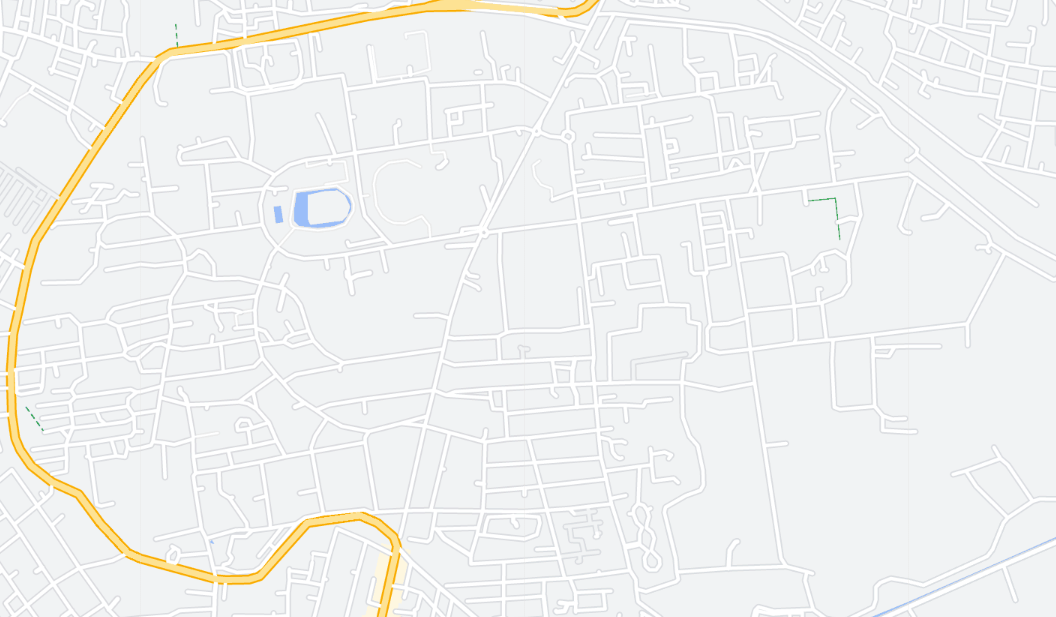
#> input picture map2.png, 1056 x 617 px
$ python path_planner.py
#> lines starting #> are read from the running program, lines starting #| are printed output that depends on the picture; after the words box and inside, x2 and y2 are one past the last pixel; in counts of white or black regions, pixels touching at a corner belong together
import cv2
import numpy as np
import heapq

img=cv2.imread('map2.png')
#> img is the input picture: shape (617, 1056, 3); mean B, G, R 240.2, 241.3, 240.5
img=cv2.resize(img,(1080,620))
#> img: shape (620, 1080, 3)
img1=img.copy()

gray_scale=cv2.cvtColor(img,cv2.COLOR_BGR2GRAY)
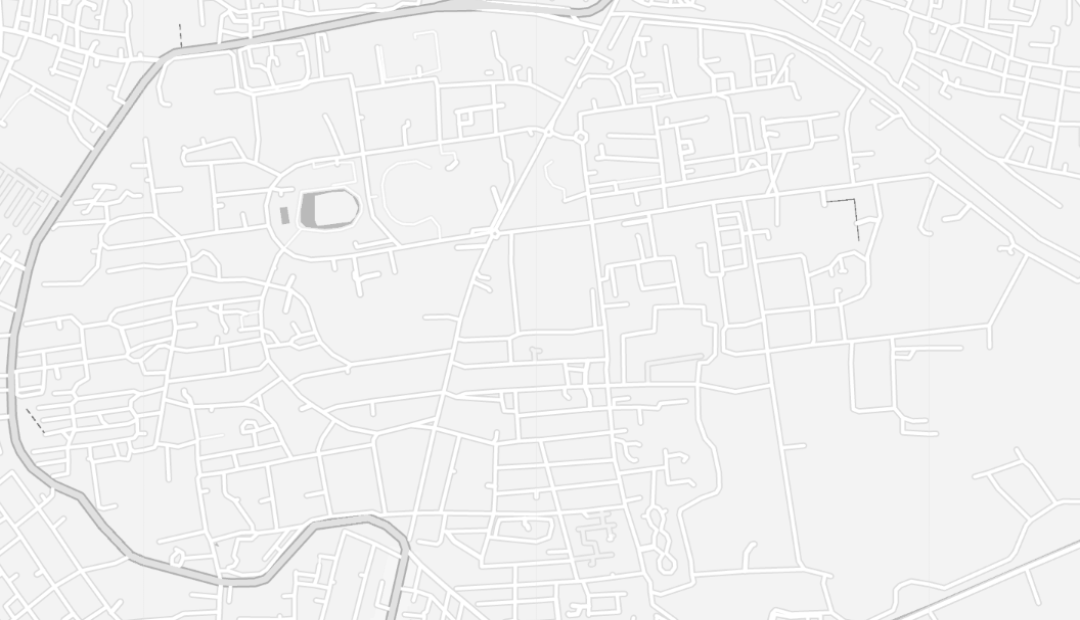
#> gray_scale: shape (620, 1080); min 129, max 255, mean 241.3
ret,b_img=cv2.threshold(gray_scale,243,255,cv2.THRESH_BINARY)
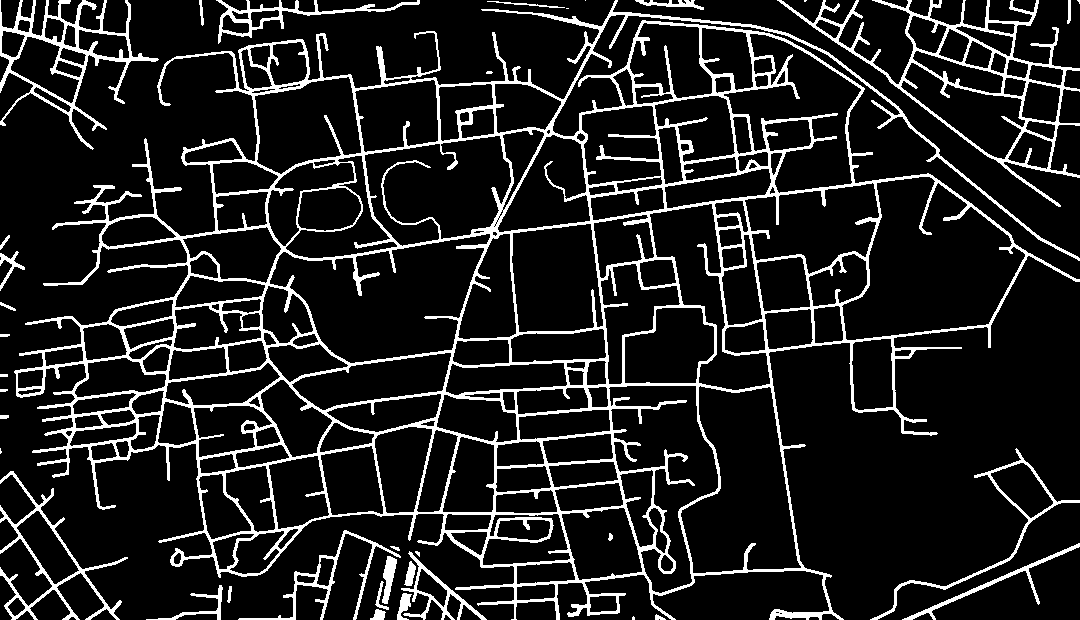
#> b_img: shape (620, 1080); 12.6% white; 38 white regions (8 under 20 px), largest, box (x1, y1, x2, y2) and area: (14, 0, 1080, 620) 63833, (777, 0, 1080, 207) 6160, (0, 0, 159, 150) 3765
obstacles=np.argwhere(b_img==0)
#> obstacles = 585136 pairs, first value 0 to 619, second value 0 to 1079
obstacles=np.array(obstacles)
obstacles=np.fliplr(obstacles)
#> obstacles = 585136 pairs, first value 0 to 1079, second value 0 to 619

source=np.array([586,136])
goal=np.array([250,300])
# goal=np.array([790,149])
# goal=np.array([680,549])

img=cv2.circle(img,source,3,(255,0,0),-1)
#> img: shape (620, 1080, 3); mean B, G, R 240.2, 241.3, 240.5
img=cv2.circle(img,goal,3,(255,0,0),-1)
#> img: shape (620, 1080, 3); mean B, G, R 240.2, 241.3, 240.5
img1=cv2.circle(img1,source,3,(255,0,0),-1)
img1=cv2.circle(img1,goal,3,(255,0,0),-1)

def sampling(x):
    scale=130-x
    x=int(np.random.normal(goal[0],scale))
    y=int(np.random.normal(goal[1],scale))
    # x=int(np.random.uniform(0,1080))
    # y=int(np.random.uniform(0,620))
    return np.array([x, y])

def nearest_neighbor(nodes,point):
    dists=np.linalg.norm(nodes - point, axis=1)
    nearest_index=np.argmin(dists)
    nearest_node=nodes[nearest_index]
    return nearest_node

def steer(from_point,to_point):
    direction=np.array(to_point)-np.array(from_point)
    magnitude=np.linalg.norm(direction)
    if magnitude<4:
        return to_point
    else:
        tmp=from_point+(direction/magnitude)*4
        return tmp.astype(int)

def is_collision_free(from_point,to_point):
    num=abs(int(np.linalg.norm(to_point-from_point)-1))
    if num>10:
        return False
    line=np.linspace(from_point,to_point,num)
    for point in line:
        if len(np.argwhere(np.all(obstacles==point,axis=1)))>0:
            return False
    return True

def rrt(img):
    nodes=[tuple(source)]
    for i in range(10000):
        rand_point=sampling((i/67))
        nearest_node=nearest_neighbor(nodes,rand_point)
        point=steer(nearest_node,rand_point)
        if is_collision_free(nearest_node, point):
            nodes.append(tuple(point))
            cv2.line(img,tuple(nearest_node),tuple(point),(0,0,255),1)
            cv2.imshow('Map',img)
            k=cv2.waitKey(1) & 0xff
            if k==27:
                break
            if np.linalg.norm(point-goal)<15:
                print("Found in %d iterations" %(i))
                cv2.destroyAllWindows()
                nodes=np.array(nodes)
                return nodes
#> this loop made 1 pass; (key Esc is pressed on pass 1)
#> after the loop, nodes = [(586, 136), (584, 139)]
    print("Not Found")
    return None

def dijkstra(graph,source,goal):
    pq=[(0,source)]
    heapq.heapify(pq)
    visited=set()
    parent={}
    dist={node:float('inf') for node in graph}
    dist[source]=0
    while pq:
        current_dist,current_node=heapq.heappop(pq)
        if current_node==goal:
            break
        if current_node in visited:
            continue
        visited.add(current_node)
        for neighbor,weight in graph[current_node]:
            if neighbor in visited:
                continue
            new_dist=current_dist+weight
            if new_dist<dist[neighbor]:
                dist[neighbor]=new_dist
                parent[neighbor]=current_node
                heapq.heappush(pq,(new_dist,neighbor))
    path=[]
    while goal!=source:
        path.append(goal)
        goal=parent[goal]
    path.append(source)
    return path[::-1]

def build_graph(nodes):
    graph={}
    print("Searching...")
    for node in nodes:
        graph[tuple(node)]=[]
    for i,node in enumerate(nodes):
        for other_node in nodes[i+1:]:
            if is_collision_free(node,other_node):
                weight=int(np.linalg.norm(np.array(node)-np.array(other_node)))
                graph[tuple(node)].append((tuple(other_node),weight))
                graph[tuple(other_node)].append((tuple(node),weight))
    return graph

tree=rrt(img)

if tree is not None:
    graph=build_graph([np.array(node) for node in tree])
    path=dijkstra(graph,tuple(source),tuple(tree[-1]))
    for i in range(len(path)-1):
        cv2.line(img1,tuple(path[i]),tuple(path[i+1]),(0,255,0),1)
    cv2.imshow('Map', img1)
    cv2.waitKey(0)
    cv2.destroyAllWindows()
else:
    pass
